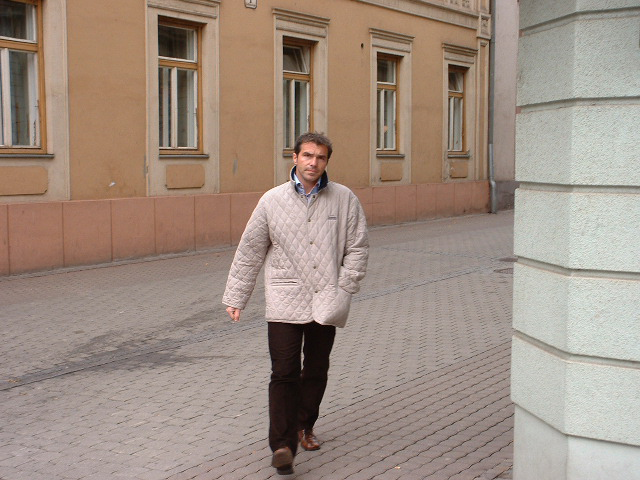
#> input picture src/images/person_064.bmp, 640 x 480 px
$ python -i Channels.py   (imports and definitions only)   (older library calls are emulated)
#> lines starting #> are read from the running program, lines starting #| are printed output that depends on the picture
import cv2
import numpy as np
from math import trunc
from utils.pooling import pooling


class Channels:
    CELL_SIZE = 6  # pixels
    IMG_HEIGHT = 120
    IMG_WIDTH = 60
    H_CELLS = trunc(IMG_HEIGHT / CELL_SIZE)
    W_CELLS = trunc(IMG_WIDTH / CELL_SIZE)
    N_CHANNELS = 11
    NUM_HOG_BINS = 6

    def __init__(self, cell_size=6, height=120, width=60):
        self._cell_size = cell_size
        self._height = height
        self._width = width
        self._height_cells = None
        self._width_cells = None
        self._number_channels = 11
        self._number_hog_bins = 6

    def _pool(self, vol, H_cells, W_cells):
        _, _, depth = vol.shape
        feats = np.zeros((H_cells, W_cells, depth))
        for i in range(H_cells - 1):
            h_offset = i * self.CELL_SIZE
            for j in range(W_cells - 1):
                w_offset = j * self.CELL_SIZE
                subluv = vol[h_offset:h_offset + self.CELL_SIZE, w_offset:w_offset + self.CELL_SIZE, :]
            feats[i, j, :] = np.sum(subluv)

        return feats

    def _compute_luv(self, img, H_cells, W_cells):
        luv = cv2.cvtColor(img, cv2.COLOR_BGR2LUV)
        feats = self._pool(luv, H_cells, W_cells)
        return feats

    def _compute_gradients(self, img, H_cells, W_cells):
        gray = cv2.cvtColor(img, cv2.COLOR_BGR2GRAY)
        H, W = gray.shape
        sobelx64f = cv2.Sobel(gray, cv2.CV_64F, 1, 0, ksize=5)
        abs_sobel64f = np.absolute(sobelx64f)
        sobel_x = np.uint8(abs_sobel64f)
        sobel_x = self._pool(sobel_x.reshape(H, W, 1), H_cells, W_cells)

        sobely64f = cv2.Sobel(gray, cv2.CV_64F, 0, 1, ksize=5)
        abs_sobel64f = np.absolute(sobely64f)
        sobel_y = np.uint8(abs_sobel64f)
        sobel_y = self._pool(sobel_y.reshape(H, W, 1), H_cells, W_cells)
        return np.dstack((sobel_x, sobel_y))

    def _compute_hog(self, img, H_cells, W_cells):
        winSize = (W_cells * self.CELL_SIZE, H_cells * self.CELL_SIZE)
        blockSize = (self.CELL_SIZE, self.CELL_SIZE)
        blockStride = (self.CELL_SIZE, self.CELL_SIZE)
        cellSize = (self.CELL_SIZE, self.CELL_SIZE)
        nbins = self.NUM_HOG_BINS
        derivAperture = 1
        winSigma = 4.
        histogramNormType = 0
        L2HysThreshold = 2.0000000000000001e-01
        gammaCorrection = 0
        nlevels = 64
        hog = cv2.HOGDescriptor(winSize, blockSize, blockStride, cellSize, nbins, derivAperture, winSigma,
                                histogramNormType, L2HysThreshold, gammaCorrection, nlevels)
        hog_feats = hog.compute(img)
        return hog_feats.reshape(H_cells, W_cells, self.NUM_HOG_BINS)

    def compute_channels(self, img, resize=False):

        if resize:
            img = cv2.resize(img, (self.IMG_WIDTH, self.IMG_HEIGHT))
        img_H, img_W, _ = img.shape
        H_cells = trunc(img_H / self.CELL_SIZE)
        W_cells = trunc(img_W / self.CELL_SIZE)
        img = cv2.GaussianBlur(img, ksize=(0, 0), sigmaX=.87)

        # LUV channels
        luv = self._compute_luv(img, H_cells, W_cells)

        # Gradient magnitudes in X and Y (Sobel filters)
        grads = self._compute_gradients(img, H_cells, W_cells)

        # Gradient histogram channels (HOG, 6 bins)
        hog = self._compute_hog(img, H_cells, W_cells)

        channels = np.dstack((luv, grads, hog))
        return channels

>>> import cv2
>>> picture = cv2.imread('../images/person_064.bmp')
#> picture is the input picture: shape (480, 640, 3); mean B, G, R 130.4, 142.5, 159.6
>>> result = Channels().compute_channels(picture)
#> in _compute_luv, `luv = cv2.cvtColor(img, cv2.COLOR_BGR2LUV)`: luv: shape (480, 640, 3); mean of channels 0, 1, 2 152.8, 104.8, 146.8
#> after the loop in _pool, `for i in range(H_cells - 1):`: feats: shape (80, 106, 3) float64; mean of channels 0, 1, 2 145.5, 145.5, 145.5
#> in _compute_gradients, `gray = cv2.cvtColor(img, cv2.COLOR_BGR2GRAY)`:
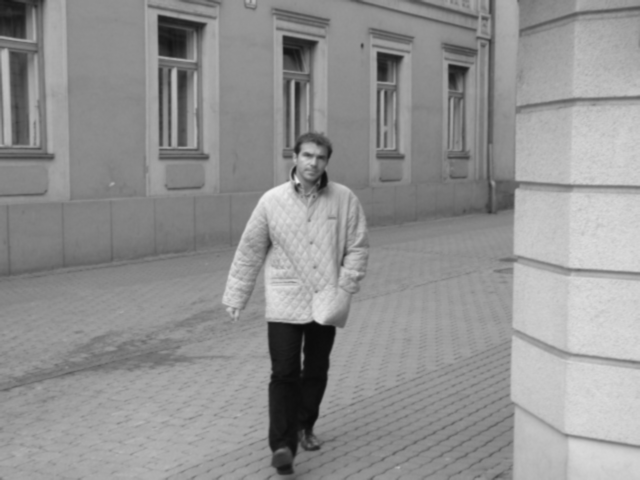
#> gray: shape (480, 640); min 10, max 240, mean 146.2
#> in _compute_gradients, `sobelx64f = cv2.Sobel(gray, cv2.CV_64F, 1, 0, ksize=5)`:
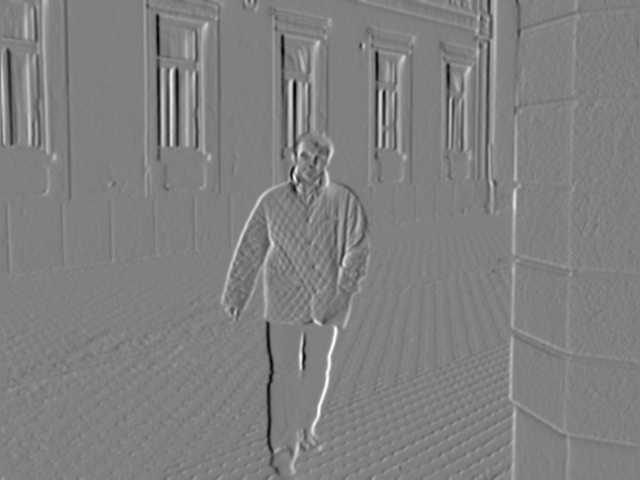
#> sobelx64f: shape (480, 640) float64; min -5534, max 5471, mean 12.6; drawn with min black and max white
#> in _compute_gradients, `abs_sobel64f = np.absolute(sobelx64f)`:
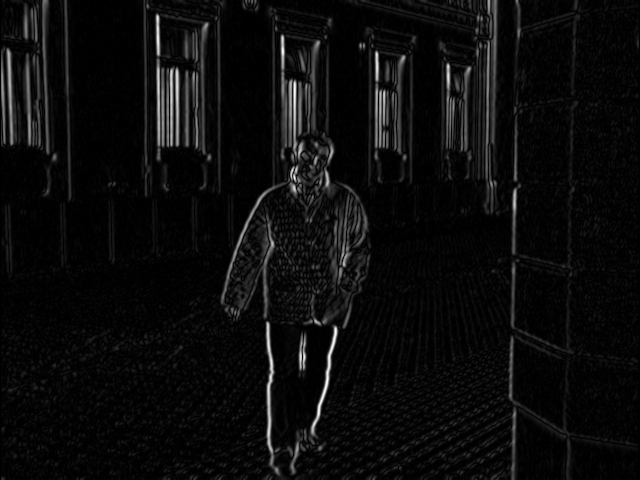
#> abs_sobel64f: shape (480, 640) float64; min 0, max 5534, mean 267.2; drawn with min black and max white
#> in _compute_gradients, `sobel_x = np.uint8(abs_sobel64f)`:
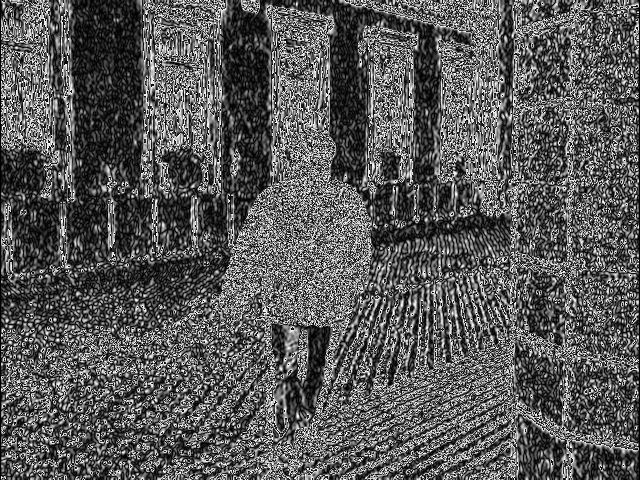
#> sobel_x: shape (480, 640); min 0, max 255, mean 88.6
#> in _compute_gradients, `sobely64f = cv2.Sobel(gray, cv2.CV_64F, 0, 1, ksize=5)`:
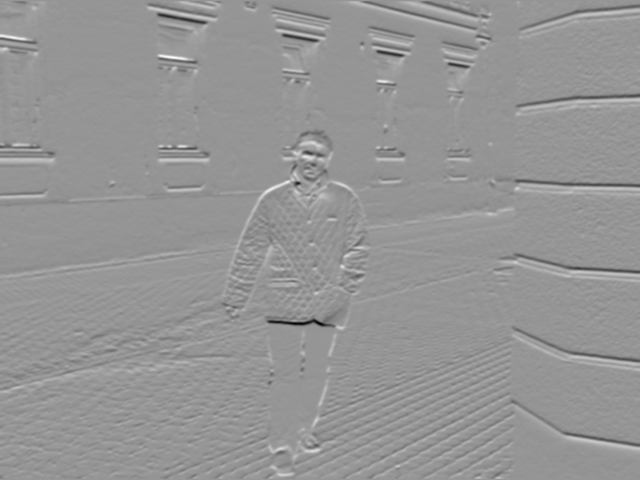
#> sobely64f: shape (480, 640) float64; min -7188, max 5075, mean 5.8; drawn with min black and max white
#> in _compute_gradients, `abs_sobel64f = np.absolute(sobely64f)`:
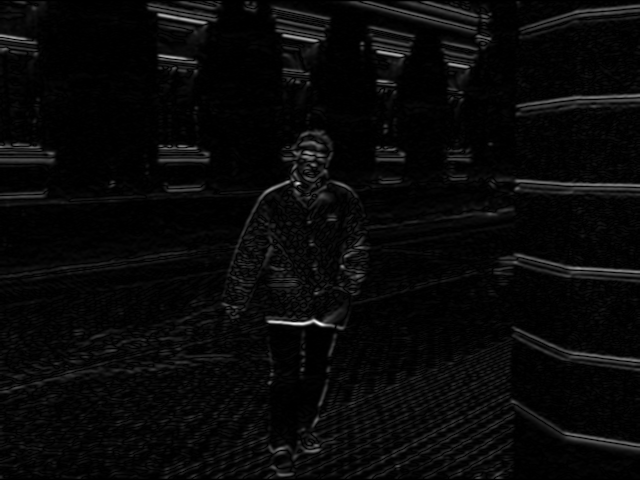
#> abs_sobel64f: shape (480, 640) float64; min 0, max 7188, mean 256.2; drawn with min black and max white
#> in _compute_gradients, `sobel_y = np.uint8(abs_sobel64f)`:
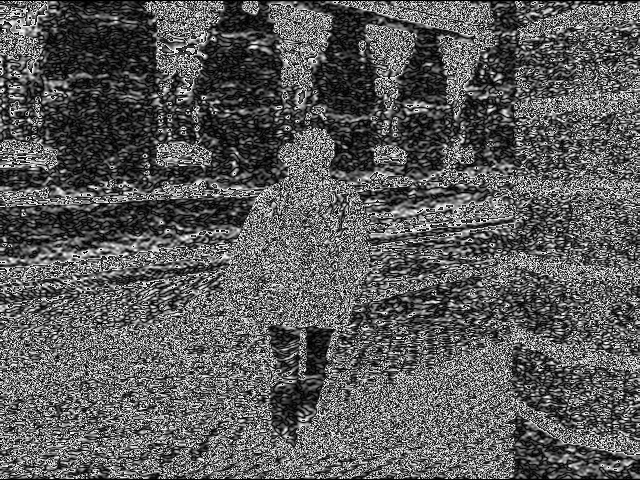
#> sobel_y: shape (480, 640); min 0, max 255, mean 91
